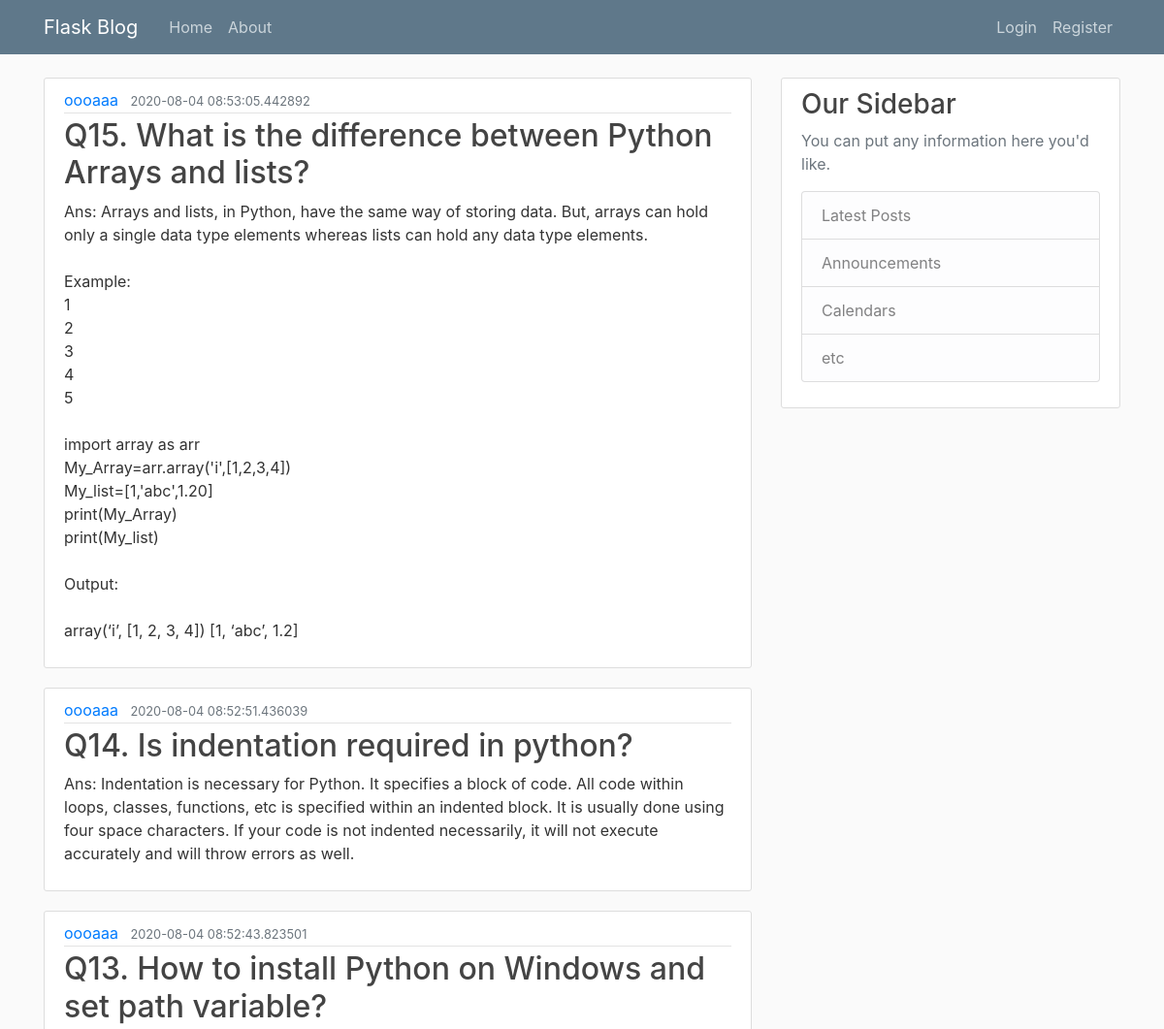
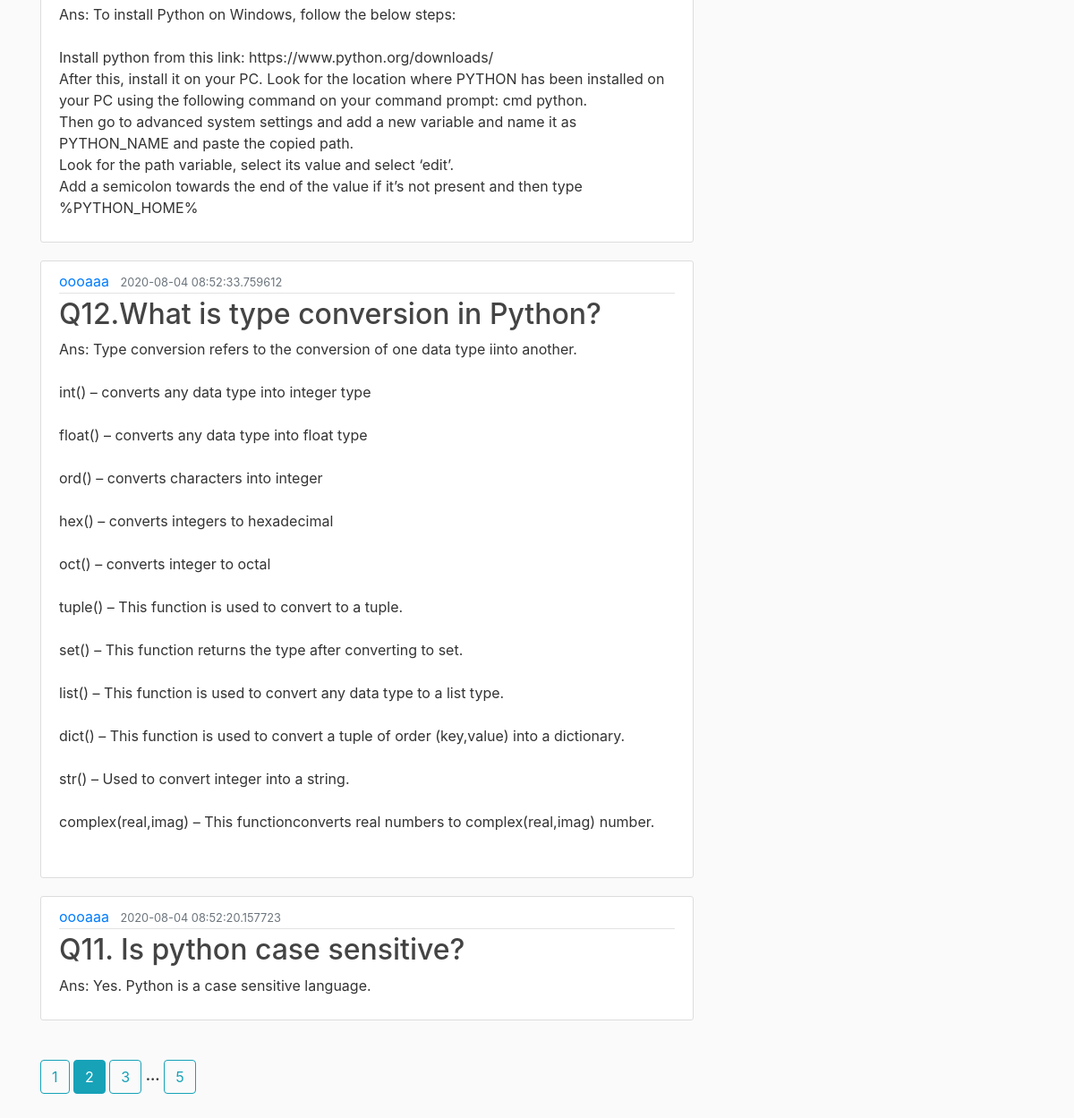
The page /home?page=2 on the database its author committed (2 pictures, top to bottom).
### blogflask/models.py (models this page shows, shortened)
class User(db.Model, UserMixin):
    id = db.Column(db.Integer, primary_key=True)
    username = db.Column(db.String(20), unique=True, nullable=False)
    email = db.Column(db.String(120), unique=True, nullable=False)
    image_file = db.Column(db.String(20), nullable=False, default='default.jpg')
    passwords = db.Column(db.String(20), nullable=False)
    posts = db.relationship('Post', backref='author', lazy=True)

class Post(db.Model):
    id = db.Column(db.Integer, primary_key=True)
    title = db.Column(db.String(100), nullable=False)
    date_posted = db.Column(db.DateTime, nullable=False, default=datetime.utcnow)
    content = db.Column(db.Text, nullable=False)
    user_id = db.Column(db.Integer, db.ForeignKey('user.id'), nullable=False)

### blogflask/main/routes.py (the view)
@main.route('/')
@main.route('/home')
def home():
    page = request.args.get('page', 1, type=int)
    posts = Post.query.order_by(Post.date_posted.desc()).paginate(page=page, per_page=5)
    return render_template("home.html", posts=posts, title='Home', user=User())

### blogflask/templates/home.html
{% extends "layout.html" %}
{% block content %}
    {% for post in posts.items %}
        <article class="media content-section">
            <div class="media-body">
                <div class="article-metadata">
                    <a class="mr-2" href="{{ url_for('users.user_posts', user_id=user.query.get(post.user_id).id)}}">{{ user.query.get(post.user_id).username}}</a>
                    <small class="text-muted">{{ post.date_posted }}</small>
                </div>
                <h2><a class="article-title" href="#">{{ post.title }}</a></h2>
                <p class="article-content">{{ post.content }}</p>
            </div>
        </article>
    {% endfor %}
    <br>
    {% for page_num in posts.iter_pages(left_edge=1,right_edge=1,left_current=2,right_current=2) %}
        {% if page_num %}
            {% if posts.page==page_num %}
            <a class="btn btn-info btn-xs" href="{{ url_for('main.home' , page = page_num) }}">{{ page_num }}</a>
            {% else %}
                <a class="btn btn-outline-info btn-xs" href="{{ url_for('main.home' , page = page_num) }}">{{ page_num }}</a>
            {% endif %}
            {% else %}
            <b>...</b>
        {% endif %}
    {% endfor %}
{% endblock content %}

### blogflask/static/main.css (style rules this page uses)
body { background: #fafafa; color: #333333; margin-top: 5rem; }
h1, h2, h3, h4, h5, h6 { color: #444444; }
.content-section { background: #ffffff; padding: 10px 20px; border: 1px solid #dddddd; border-radius: 3px; margin-bottom: 20px; }
.article-title { color: #444444; }
.article-content { white-space: pre-line; }
.article-metadata { padding-bottom: 1px; margin-bottom: 4px; border-bottom: 1px solid #e3e3e3 }

### rows shown on the page
Post: date_posted "2020-08-04 08:53:05.442892", title "Q15. What is the difference between Python Arrays and lists?", content "Ans: Arrays and lists, in Python, have the same way of storing data. But, arrays can hold only a single data type elements whereas lists can hold any data type elements. Example: 1 2 3 4 5 import array as arr My_Array=arr.array('i',[1,2,3,4]) My_list=[1,'abc',1.20] print(My_Array) print(My_list) Output: array(‘i’, [1, 2, 3, 4]) [1, ‘abc’, 1.2]"
User: query.get "oooaaa"
Post: date_posted "2020-08-04 08:52:51.436039", title "Q14. Is indentation required in python?", content "Ans: Indentation is necessary for Python. It specifies a block of code. All code within loops, classes, functions, etc is specified within an indented block. It is usually done using four space characters. If your code is not indented necessarily, it will not execute accurately and will throw errors as well."
Post: date_posted "2020-08-04 08:52:43.823501", title "Q13. How to install Python on Windows and set path variable?", content "Ans: To install Python on Windows, follow the below steps: Install python from this link: https://www.python.org/downloads/ After this, install it on your PC. Look for the location where PYTHON has been installed on your PC using the following command on your command prompt: cmd python. Then go to advanced system settings and add a new variable and name it as PYTHON_NAME and paste the copied path. Look for the path variable, select its value and select ‘edit’. Add a semicolon towards the end of the value if it’s not present and then type %PYTHON_HOME%"
Post: date_posted "2020-08-04 08:52:33.759612", title "Q12.What is type conversion in Python?", content "Ans: Type conversion refers to the conversion of one data type iinto another. int() – converts any data type into integer type float() – converts any data type into float type ord() – converts characters into integer hex() – converts integers to hexadecimal oct() – converts integer to octal tuple() – This function is used to convert to a tuple. set() – This function returns the type after converting to set. list() – This function is used to convert any data type to a list type. dict() – This function is used to convert a tuple of order (key,value) into a dictionary. str() – Used to convert integer into a string. complex(real,imag) – This functionconverts real numbers to complex(real,imag)…"
Post: date_posted "2020-08-04 08:52:20.157723", title "Q11. Is python case sensitive?", content "Ans: Yes. Python is a case sensitive language."

### other values the page prints
{{ page_num }} "1" "3" "5"
{{ page_num }} "2"
